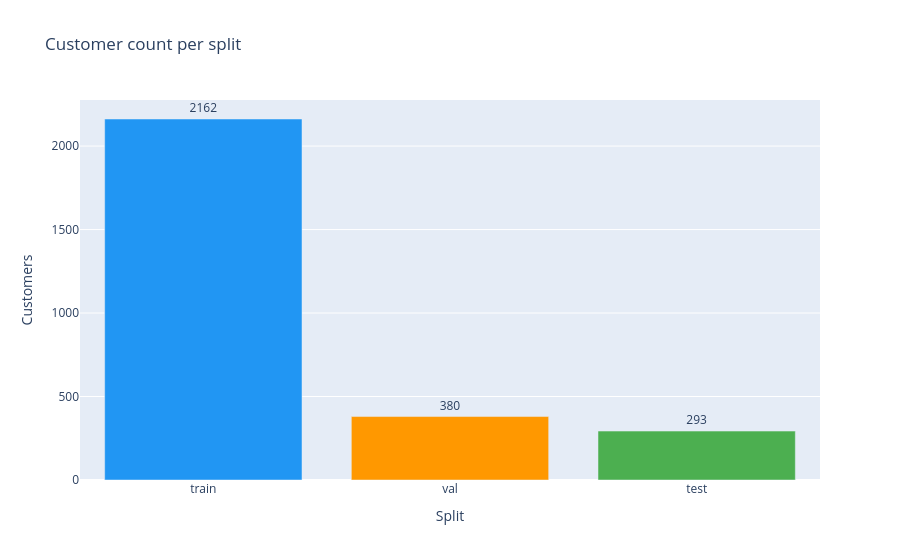
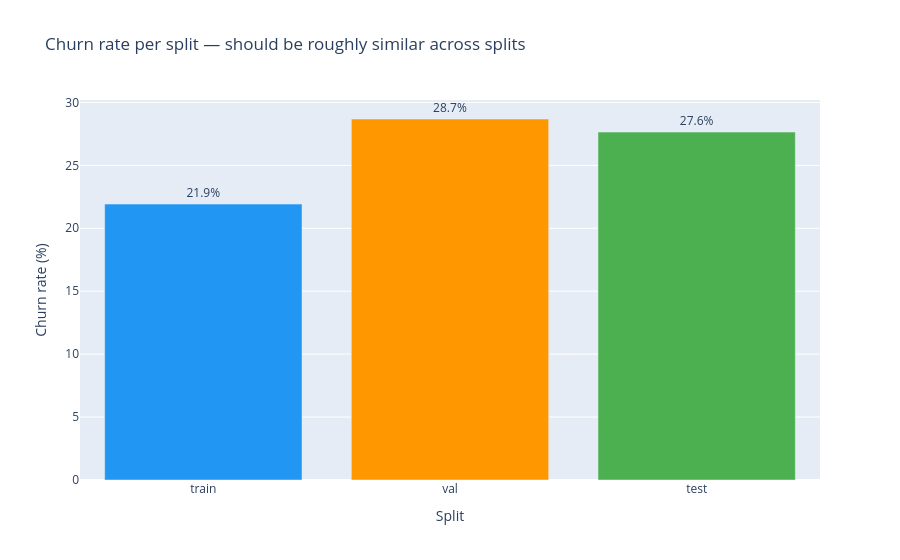

The notebook cell saved with these charts, in order:
### Code cell
summary = pd.DataFrame({
    "split":      list(splits.keys()),
    "n":          [len(s) for s in splits.values()],
    "churn_rate": [churn_rates[k] for k in splits.keys()],
})

SPLIT_COLORS = ["#2196F3", "#FF9800", "#4CAF50"]

fig_count = px.bar(
    summary, x="split", y="n",
    color="split",
    color_discrete_sequence=SPLIT_COLORS,
    text="n",
    title="Customer count per split",
    labels={"split": "Split", "n": "Customers"},
)
fig_count.update_traces(textposition="outside")
fig_count.update_layout(showlegend=False)
fig_count.show()

fig_churn = px.bar(
    summary, x="split", y="churn_rate",
    color="split",
    color_discrete_sequence=SPLIT_COLORS,
    text=summary["churn_rate"].map(lambda p: f"{p:.1f}%"),
    title="Churn rate per split — should be roughly similar across splits",
    labels={"split": "Split", "churn_rate": "Churn rate (%)"},
)
fig_churn.update_traces(textposition="outside")
fig_churn.update_layout(showlegend=False, yaxis_title="Churn rate (%)")
fig_churn.show()

### Figure 1 — Plotly figure (JSON) as saved in the notebook; plotly's stock layout.template omitted (floating-point values rounded to 4 significant figures)
{"data": [{"hovertemplate": "Split=%{x}<br>Customers=%{text}<extra></extra>", "legendgroup": "train", "marker": {"color": "#2196F3", "pattern": {"shape": ""}}, "name": "train", "orientation": "v", "showlegend": true, "text": [2162.0], "textposition": "outside", "type": "bar", "x": ["train"], "xaxis": "x", "y": [2162], "yaxis": "y"}, {"hovertemplate": "Split=%{x}<br>Customers=%{text}<extra></extra>", "legendgroup": "val", "marker": {"color": "#FF9800", "pattern": {"shape": ""}}, "name": "val", "orientation": "v", "showlegend": true, "text": [380.0], "textposition": "outside", "type": "bar", "x": ["val"], "xaxis": "x", "y": [380], "yaxis": "y"}, {"hovertemplate": "Split=%{x}<br>Customers=%{text}<extra></extra>", "legendgroup": "test", "marker": {"color": "#4CAF50", "pattern": {"shape": ""}}, "name": "test", "orientation": "v", "showlegend": true, "text": [293.0], "textposition": "outside", "type": "bar", "x": ["test"], "xaxis": "x", "y": [293], "yaxis": "y"}], "layout": {"barmode": "relative", "legend": {"title": {"text": "Split"}, "tracegroupgap": 0}, "showlegend": false, "title": {"text": "Customer count per split"}, "xaxis": {"anchor": "y", "categoryarray": ["train", "val", "test"], "categoryorder": "array", "domain": [0, 1], "title": {"text": "Split"}}, "yaxis": {"anchor": "x", "domain": [0, 1], "title": {"text": "Customers"}}}}

### Figure 2 — Plotly figure (JSON) as saved in the notebook; plotly's stock layout.template omitted (floating-point values rounded to 4 significant figures)
{"data": [{"hovertemplate": "Split=%{x}<br>Churn rate (%)=%{y}<br>text=%{text}<extra></extra>", "legendgroup": "train", "marker": {"color": "#2196F3", "pattern": {"shape": ""}}, "name": "train", "orientation": "v", "showlegend": true, "text": ["21.9%"], "textposition": "outside", "type": "bar", "x": ["train"], "xaxis": "x", "y": [21.92], "yaxis": "y"}, {"hovertemplate": "Split=%{x}<br>Churn rate (%)=%{y}<br>text=%{text}<extra></extra>", "legendgroup": "val", "marker": {"color": "#FF9800", "pattern": {"shape": ""}}, "name": "val", "orientation": "v", "showlegend": true, "text": ["28.7%"], "textposition": "outside", "type": "bar", "x": ["val"], "xaxis": "x", "y": [28.68], "yaxis": "y"}, {"hovertemplate": "Split=%{x}<br>Churn rate (%)=%{y}<br>text=%{text}<extra></extra>", "legendgroup": "test", "marker": {"color": "#4CAF50", "pattern": {"shape": ""}}, "name": "test", "orientation": "v", "showlegend": true, "text": ["27.6%"], "textposition": "outside", "type": "bar", "x": ["test"], "xaxis": "x", "y": [27.65], "yaxis": "y"}], "layout": {"barmode": "relative", "legend": {"title": {"text": "Split"}, "tracegroupgap": 0}, "showlegend": false, "title": {"text": "Churn rate per split — should be roughly similar across splits"}, "xaxis": {"anchor": "y", "categoryarray": ["train", "val", "test"], "categoryorder": "array", "domain": [0, 1], "title": {"text": "Split"}}, "yaxis": {"anchor": "x", "domain": [0, 1], "title": {"text": "Churn rate (%)"}}}}
